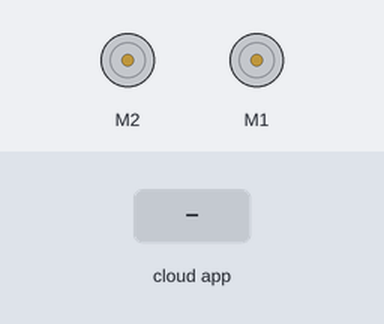
Recording of a sketch running on a simulated Arduino Uno, built with avr-gcc and run on an emulated ATmega328P. On the bench: 2 × DC motor (green arrow = forward, orange = backward, longer = faster). Inputs (shaded band) come from the test bench. The ROS host is connected and sends only what is stated.

Above: at 1.2 s.
1.3 s: the phone or cloud app sets linear.x to -100
At 2.0 s:
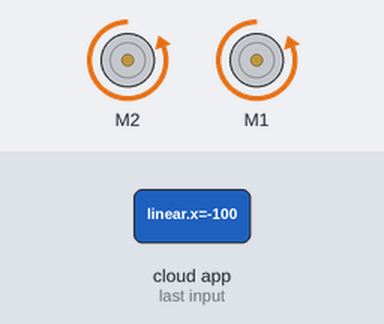
2.8 s: the phone or cloud app sets linear.x to 100
At 3.2 s:
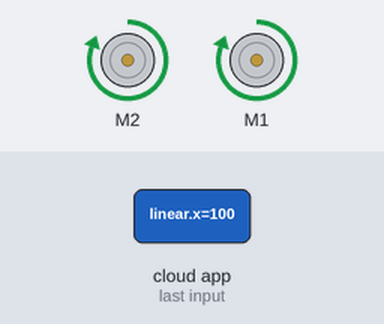
4.3 s: the phone or cloud app sets linear.x to 0
At 5.5 s:
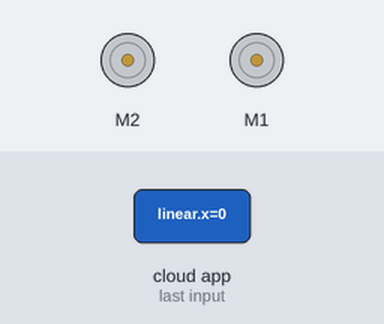
5.8 s: the phone or cloud app sets angular.z to -100
At 6.6 s:
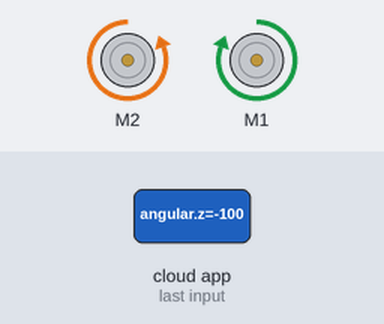
7.3 s: the phone or cloud app sets angular.z to 100
At 7.8 s:
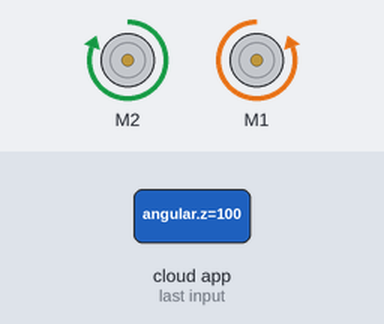
8.8 s: the phone or cloud app sets angular.z to 0
At 10.2 s:
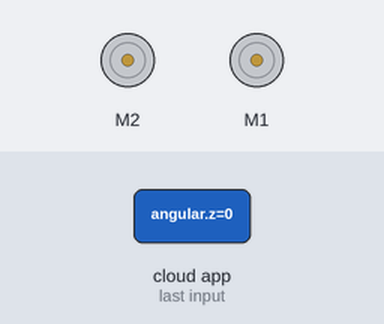
Timing chart, 0 to 11.3 s (numbered marks = the images above; inputs shaded):
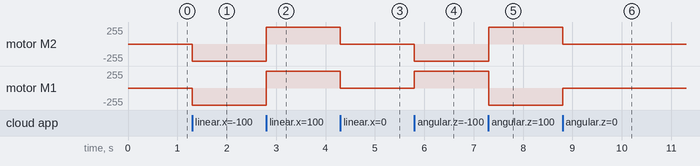

The sketch:

teleop_raw_v1.ino
```cpp
#include <ros.h>
#include <AFMotor.h>
#include <geometry_msgs/Twist.h>

// Pin variables for motors.
AF_DCMotor motor1(2);
AF_DCMotor motor2(1);
const bool left_fwd = true;
const bool right_fwd = false;

// Default_speed.
const int default_vel = 255;
int state_vel = default_vel;
enum State {FWD, BWD, RIGHT, LEFT, STOP};
State state;
const int max_vel = 255;

ros::NodeHandle  nh;


// MOTOR 1 :  RIGHT
// MOTOR 2 :  LEFT


void MoveLeft(const size_t speed) {
  motor1.setSpeed(speed);
  motor2.setSpeed(speed);
  motor1.run(FORWARD);
  motor2.run(BACKWARD);
}

void MoveRight(const size_t speed) {
  motor1.setSpeed(speed);
  motor2.setSpeed(speed);
  motor1.run(BACKWARD);
  motor2.run(FORWARD);
}

void MoveFwd(const size_t speed) {
  motor1.setSpeed(speed);
  motor2.setSpeed(speed);
  motor1.run(FORWARD);
  motor2.run(FORWARD);
}

void MoveBwd(const size_t speed) {
  motor1.setSpeed(speed);
  motor2.setSpeed(speed);
  motor1.run(BACKWARD);
  motor2.run(BACKWARD);
}

void MoveStop() {
  motor1.run(RELEASE);
  motor2.run(RELEASE);
}

void cmd_vel_cb(const geometry_msgs::Twist & msg) {
  // Read the message. Act accordingly.
  // We only care about the linear x, and the rotational z.
  const float x = msg.linear.x;
  const float z_rotation = msg.angular.z;
  //  MoveDifferential(x,z_rotation);
  if (x > 0) {
    if (state == FWD){
      state_vel +=10;
      state_vel = min(state_vel, 255);
    }
    MoveFwd(state_vel);
    state = FWD;
  }
  else if (x < 0) {
    if (state == BWD){
      state_vel +=10;
      state_vel = min(state_vel, 255);

    }
    MoveBwd(state_vel);
    state = BWD;
  }
  else if (z_rotation < 0) {
    if (state == RIGHT){
      state_vel +=10;
      state_vel = min(state_vel, 255);

    }
    MoveRight (state_vel);
    state = RIGHT;
  }
  else if (z_rotation > 0) {
    if (state == LEFT){
      state_vel += 10;
      state_vel = min(state_vel, 255);

    }
    MoveLeft (state_vel);
    state = LEFT;
  }
  else {
    MoveStop();
    state_vel = default_vel;
    state = STOP;
  }

}


ros::Subscriber<geometry_msgs::Twist> sub("cmd_vel", &cmd_vel_cb);

void setup() {

  //Set initial speed of the motor & stop
  motor1.setSpeed(255);
  motor1.run(RELEASE);
  motor2.setSpeed(255);
  motor2.run(RELEASE);

  nh.initNode();
  nh.subscribe(sub);
}

void loop() {
  nh.spinOnce();
  delay(1);
}
```

Measured:
- after the input at 1.3 s, motor M2, motor M1: stopped → backward 255/255 at once
- after the input at 2.8 s, motor M2, motor M1: backward 255/255 → forward 255/255 at once
- after the input at 4.3 s, motor M2, motor M1: forward 255/255 → stopped at once
- after the input at 5.8 s, motor M2: stopped → backward 255/255 at once; motor M1: stopped → forward 255/255 at once
- after the input at 7.3 s, motor M2: backward 255/255 → forward 255/255 at once; motor M1: forward 255/255 → backward 255/255 at once
- after the input at 8.8 s, motor M2: forward 255/255 → stopped at once; motor M1: backward 255/255 → stopped at once
